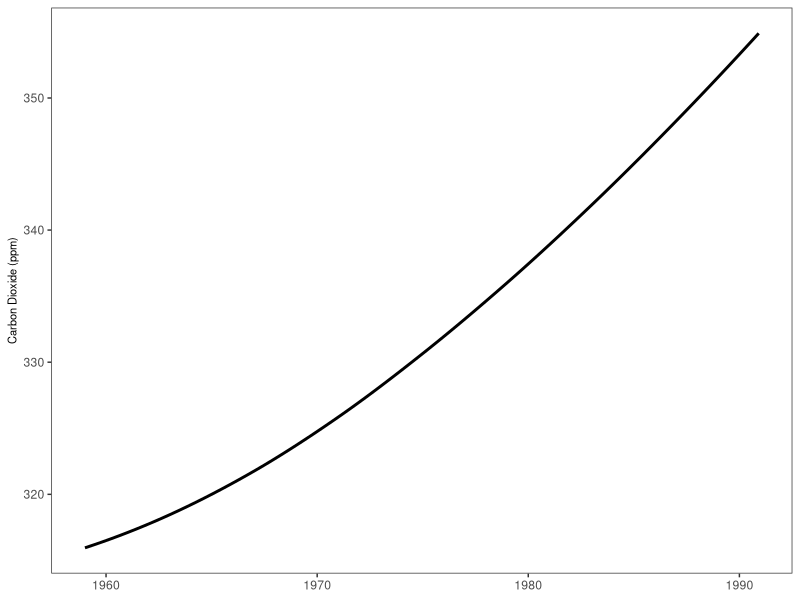
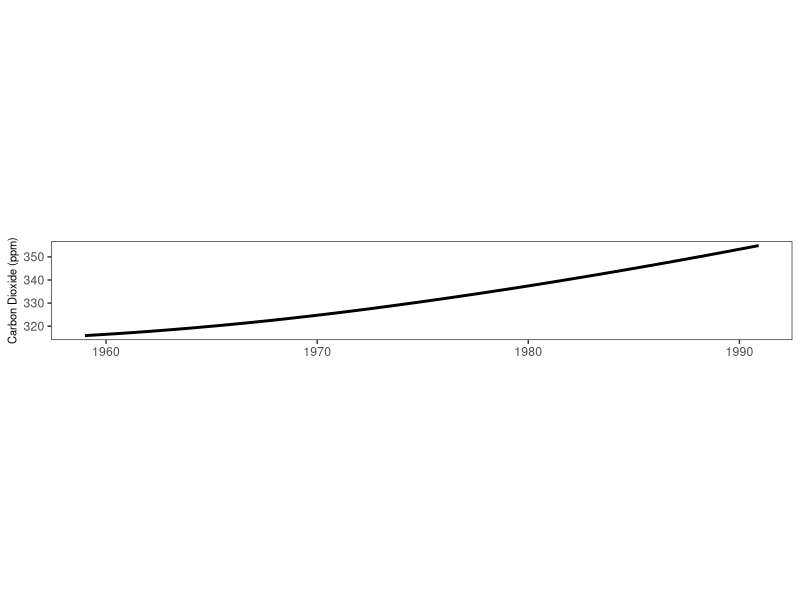
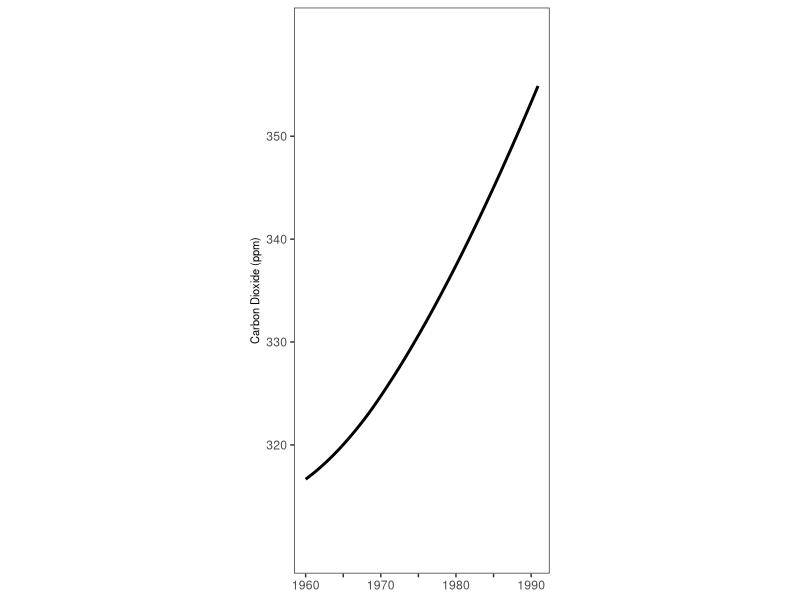

These figures' R source, in order: (Note: this script raises an error after producing the figures.)
library(ggplot2)
library(scales) #scale_x_date()
library(gridExtra) 

this_base <- "fig07-04_carbon-dioxide-aspect-ratio-changed"

my_data <- data.frame(
	co2 = as.numeric(co2),
	date = seq(as.Date("1959-01-01"),  by = "month", length.out = 12*39)
)

my_data <- subset(my_data, date < as.Date("1991-01-01"))

datebreaks <- seq(as.Date("1960-01-01"),
									as.Date("1990-12-01"), by = "5 year")

p <- ggplot(my_data, aes(x = date, y = co2)) +
	stat_smooth(method = "loess", se = FALSE, colour = "black") +
	theme_bw() +
	theme(panel.grid.major = element_blank(),
				panel.grid.minor = element_blank(),
				axis.title.y = element_text(size = 8)) +
	labs(x = NULL,
			 y = "Carbon Dioxide (ppm)")
p

p1 <- p +
  coord_fixed(ratio = 40)
p1

p2 <- p + scale_y_continuous(breaks = seq(320, 350, 10), 
															limits = c(310, 360)) +
	scale_x_date(breaks = datebreaks, labels = c(1960, "", 1970, "", 1980, "", 1990),
							 limits = c(as.Date("1960-01-01"),
							 					 as.Date("1990-12-01"))) +
  coord_fixed(ratio = 500)
p2

p3 <- p3 <- arrangeGrob(p1, p2, nrow = 2, heights = c(0.2, 0.8),
												main = textGrob("Fig 7.4 Carbon Dioxide: Aspect\nRatio Changed", 
																				just = "top", vjust = 0.75, 
																				gp = gpar(fontsize = 17, 
																									lineheight = 1, 
																									fontface = "bold")))

p3

ggsave(paste0(this_base, ".png"), 
			 p3, width = 6, height = 6)
